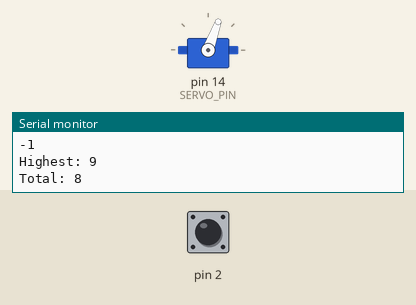
A sketch run on a simulated Arduino Uno, built with avr-gcc and run on an emulated ATmega328P. On the bench: servo, the last lines printed to the serial monitor. The inputs (shaded band) are chosen by the test bench; at power-on: pin 2 HIGH. EEPROM starts erased.

Above: at 2.2 s.
2.3 s: pin 2 pulled LOW for 0.15 s
3.9 s: pin 2 pulsed LOW 2 times (0.12 s each, 0.3 s apart)
At 4.5 s:
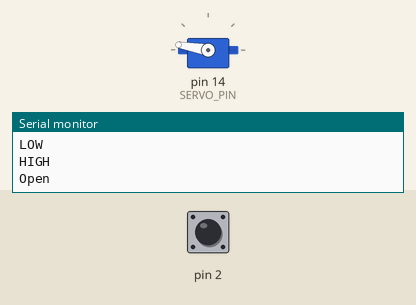
Timing chart, 0 to 8.7 s (numbered marks = the images above; inputs shaded):
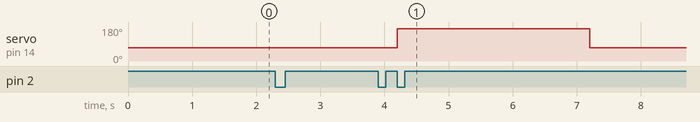

The sketch:

Knock_Lock.ino
```cpp
/*
Capacitive Knock Lock

Sketch provides a knock based interface for unlocking doors. Detection is capacitvely based
and so is likely to need fine tuning for each door.

Created: July 3, 2012 by Rob Hemsley (http://www.robhemsley.co.uk)

Designed for use with the MIT Media Lab door opener by Valentin Heun.
*/

//Library Imports
#include <EEPROM.h>
#include <CapSense.h>
#include <Servo.h>

//START USER EDIT
const int CAP_SWITCH_SEND = 4;            //Pin number for Cap Sense Send signal
const int CAP_SWITCH_RECEIVE = 2;         //Pin number for Cap Sense Receive signal
const int SERVO_PIN = 14;                 //Pin number Servo Logic is attached to
const boolean USER_RECORD = true;         //Indicates if the user can record new patterns
//END USER EDIT

int machineState = 5;
int buttonState = 0;
int lastState = -1;
int lockState = 0;
int handState = 0;

long lastValue = 0;
long countTotal = 0;
long counterTotal = 0;
long counterHighest = 0;

long highest = 0;
long range = 0;
int count = 0;
int count_read = 0;

int onTime = 0;
int offTime = 0;
unsigned long onStartPress = 0;
unsigned long offStartPress = 0;
unsigned long door_reset = 0;
int knock_array[10];

CapSense cs_switch = CapSense(CAP_SWITCH_SEND, CAP_SWITCH_RECEIVE);
Servo door_servo;

void setup(){
  /*  setup - Function
   *    Setup method for script which creates and initilises the serial comm etc.
   */
  count_read = 0;
  count = 0;

  Serial.begin(9600);
  //Setup capacitive sensing
  cs_switch.set_CS_Timeout_Millis(2000);
  cs_switch.set_CS_AutocaL_Millis(0xFFFFFFFF);

  //Read stored pattern delays
  readMem();
  change_lock(0);
  change_lock(1);
}

void get_hand_state(){
  /* get_hand_state - Function
  *    Reads the current capacitive sensor value
  *
  */
  long value = (lastValue+cs_switch.capSense(30))/2;

  if(value > highest){
    highest = value;
    range = (highest-counterTotal);
  }

  if(machineState == 5){
    get_baseline(value);
  }else{
    if(value > (counterTotal+counterHighest) && handState == 0){
      handState = 1;
      buttonState = HIGH;
      Serial.println("HIGH");
    }else if(value < counterTotal+(counterHighest/2)){
      door_reset = millis();
      if(handState == 1){
        handState = 0;
        buttonState = LOW;
        Serial.println("LOW");
      }
    }

    if((millis()-door_reset) > 5000 && value < (highest-(range/1.5)) && machineState == 0){
      reset();
    }else if(offTime > 30000 && machineState == 0){
      reset();
    }else if(onTime > 30000 && machineState == 0){
      reset();
    }
  }

  if (lastState == -1){ lastState = buttonState; }
  lastValue = value;
}

void loop(){
  /*  loop - Function
   *    Main execution loop for code
   */
  get_hand_state();

  if (machineState == 1){
    if (buttonState != lastState){
      if (buttonState == HIGH){
        if(offTime > 0){
          Serial.println(offTime);
          knock_array[count] = offTime;
          count += 1;
        }
      }
    }
  }else if (machineState == 0){
    if (buttonState != lastState){
      if (buttonState == HIGH){
        if(offTime > 0){
          //Knock tollerance (200 ms)
          int val1 = knock_array[count_read]+200;
          int val2 = knock_array[count_read]-200;
          if (offTime < val1 && offTime > val2){
            count_read += 1;
            if(knock_array[count_read] <= 0){
              Serial.println("Open");
              count_read = 0;
              change_lock(0);
              delay(2000);
              change_lock(1);
            }else{
              Serial.println("Next Step");
            }
          }else{
            count_read = 0;
            Serial.println("Reset");
          }
        }
      }
    }
  }

  lastState = buttonState;
  calTime();
  checkTimeouts();
}

void checkTimeouts(){
  /* checkTimeouts - Function
  *    Checks to see if user is recording new pattern.
  */
  if (USER_RECORD){
    if (onTime > 10000 && machineState == 0 && buttonState == HIGH){
      count = 0;
      clearMem();
      readMem();

      machineState = 1;
      change_lock(0);
      change_lock(1);
      Serial.println("Record");
    }

    if (offTime > 5000 && machineState == 1 && buttonState == LOW){
      count = 0;
      count_read = 0;
      clearMem();
      saveMem();
      readMem();
      machineState = 0;
      change_lock(0);
      change_lock(1);
      Serial.println("Finished Record");
    }
  }

  if (offTime > 3000 && buttonState == LOW && machineState == 0){
    count_read = 0;
  }
}

void calTime(){
  /* calTime - Function
  *    Calculates the amount of time that the user is holding
  *     the door handle
  */
  offTime = 0;
  onTime = 0;

  if (buttonState == LOW) {
    onStartPress = 0;
    if (offStartPress == 0) { // check if continued press
      offStartPress = millis();  // if not, set timer
    }else{
      offTime = (millis() - offStartPress);
    }
  }else{
    offStartPress = 0;
    if (onStartPress == 0) { // check if continued press
      onStartPress = millis();  // if not, set timer
    }else{
      onTime = (millis() - onStartPress);
    }
  }
}

void readMem(){
  /* readMem - Function
  *    Reads the current stored tap events into memory
  */
  for (int i = 0; i< (sizeof(knock_array)/sizeof(int)); i++){
      knock_array[i] = 0;
      knock_array[i] = EEPROMReadInt(i);
      Serial.println((int) knock_array[i]);
  }
}

void saveMem(){
  /* saveMem - Function
  *    Saves the current time delays to EEPROM
  */
  for (int i = 0; i< (sizeof(knock_array)/sizeof(int)); i++){
      EEPROMWriteInt(i, knock_array[i]);
  }
}

void clearMem(){
 /* clearMem - Function
  *    Sets all EEPROM memory back to -1
  */
  for (int i = 0; i< (sizeof(knock_array)/sizeof(int)); i++){
      EEPROMWriteInt(i, -1);
  }
}

void EEPROMWriteInt(int p_address, int p_value){
  /*  EEPROMWriteInt - Function
   *    Writes the passed two byte int value to EEPROM memory at the specified location
   *
   *  @param p_address: The position in memory the vlaue is to be stored
   *  @type p_address: int
   *
   *  @param p_value: A two byte int to be stored within memory
   *  @type p_value: int
   */
  p_address = 2*(p_address+1);
  byte lowByte = ((p_value >> 0) & 0xFF);
  byte highByte = ((p_value >> 8) & 0xFF);

  EEPROM.write(p_address, lowByte);
  EEPROM.write(p_address + 1, highByte);
}

unsigned int EEPROMReadInt(int p_address){
  /*  EEPROMReadInt - Function
   *    Returns a two bytes int found at the passed memory location
   *
   *  @param p_address: The position in memory the stored value is located
   *  @type p_address: int
   *
   *  @return The stored int value lcoated at the specified location
   *  @rtype int
   */
  p_address = 2*(p_address+1);
  byte lowByte = EEPROM.read(p_address);
  byte highByte = EEPROM.read(p_address + 1);

  return ((lowByte << 0) & 0xFF) + ((highByte << 8) & 0xFF00);
}

void change_lock(int state){
  /*  change_lock - Function
   *    Changes the current lock to the specified state (0 - Open, 1 - Locked)
   *
   *  @param state: The new state the lock should be changed to
   *  @type state: int
   */
  if(lockState != state){
    if(state == 0){
      door_servo.attach(SERVO_PIN);
      door_servo.write(170);
      delay(1000);
      door_servo.detach();
      lockState = 0;
      EEPROM.write(0, 0);
    }else{
      door_servo.attach(SERVO_PIN);
      door_servo.write(70);
      delay(1000);
      door_servo.detach();
      lockState = 1;
      EEPROM.write(0, 1);
    }
    door_reset = millis();
  }
}

void reset(){
  /* reset - Function
  *    Resets the cap sense state.
  */
  offStartPress = millis();
  onStartPress = millis();
  machineState = 5;
  counterTotal = 0;
  counterHighest = 0;
  countTotal = 0;
  highest = 0;
}

void get_baseline(long value){
  /* get_baseline - Function
  *    Creates a baseline for the current capacitive touch state
  */
  counterTotal += value;
  countTotal += 1;
  if(value > counterHighest){
   counterHighest = value;
  }
  if(countTotal == 100){
    machineState = 0;
    counterTotal = (counterTotal/101);
    Serial.print("Highest: ");
    Serial.println(counterHighest);

    Serial.print("Total: ");
    Serial.println(counterTotal);
  }
}
```

Measured:
- after the input at 3.9 s, servo on pin 14 (SERVO_PIN): 70° → 170° after 0.30 s, → 70° 3.0 s later
